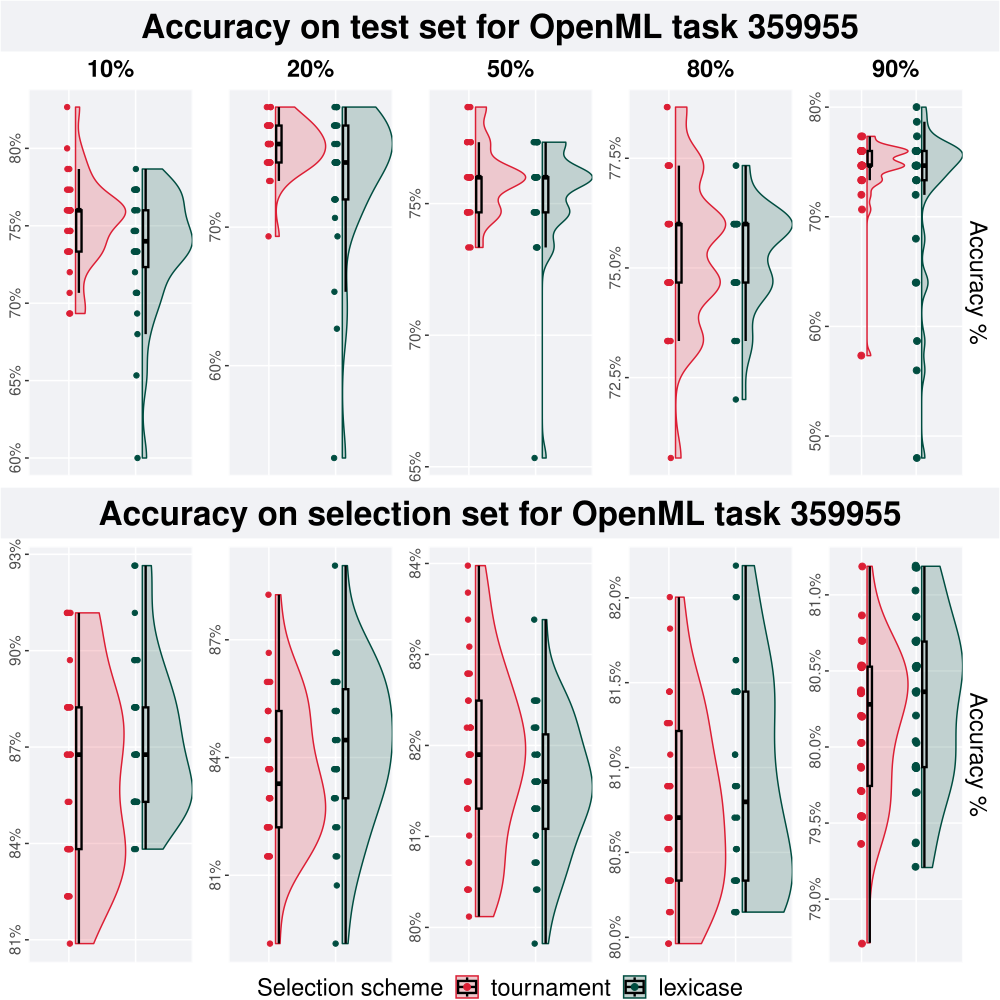

The script that drew this image:
# task 359955
task = 359955

# 10% split
test_10p = test_plot(task, '10%')
train_10p = train_plot(task, '10%')

# 20% split
test_20p = test_plot(task, '20%')
train_20p = train_plot(task, '20%')

# 50% split
test_50p = test_plot(task, '50%')
train_50p = train_plot(task, '50%')

# 80% split
test_80p = test_plot(task, '80%')
train_80p = train_plot(task, '80%')

# 90% split
test_90p = test_plot_last_col(task, '90%')
train_90p = train_plot_last_col(task, '90%')

# get legend
legend <- cowplot::get_legend(
  train_90p +
    guides(
      shape=guide_legend(nrow=1,title="Selection scheme"),
      color=guide_legend(nrow=1,title="Selection scheme"),
      fill=guide_legend(nrow=1,title="Selection scheme")
    ) +
    theme(
      legend.position = "top",
      legend.box="verticle",
      legend.justification="center"
    )
)

# make a single row plot
test_row <- test_row_p(test_10p, test_20p, test_50p, test_80p, test_90p)

train_row = train_row_p(train_10p, train_20p, train_50p, train_80p, train_90p)

plot = plot_grid(
  ggdraw() + draw_label("Accuracy on test set for OpenML task 359955", fontface='bold', size = 24) + p_theme,
  test_row,
  ggdraw() + draw_label("Accuracy on selection set for OpenML task 359955", fontface='bold', size = 24) + p_theme,
  train_row,
  legend,
  nrow = 5,
  rel_heights = c(0.12,1.0,0.12,1.0,0.06)
)

save_plot(
  paste(filename ="task-359955.pdf"),
  plot,
  base_width=10,
  base_height=10
)
